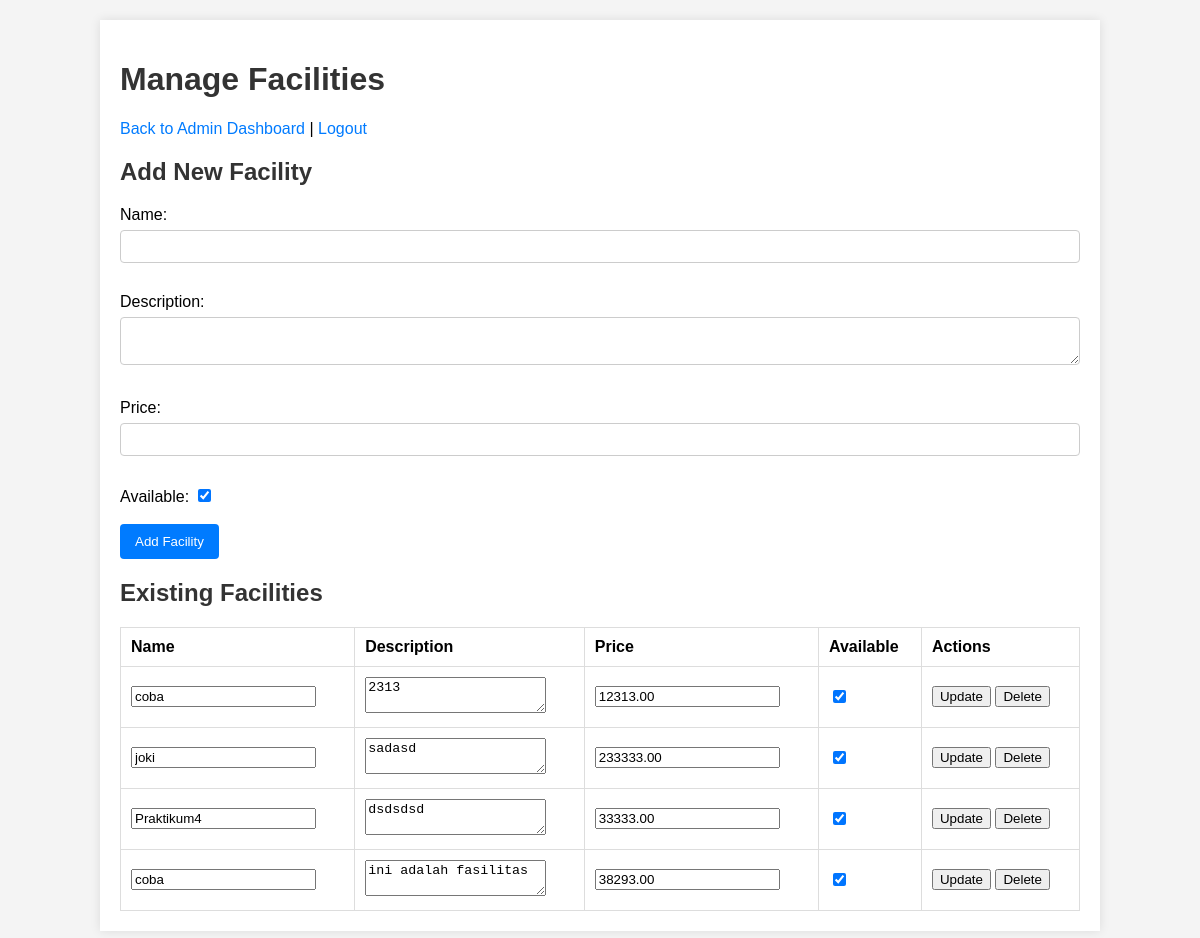
The page /facilities.php (signed in) on the database as committed earlier.
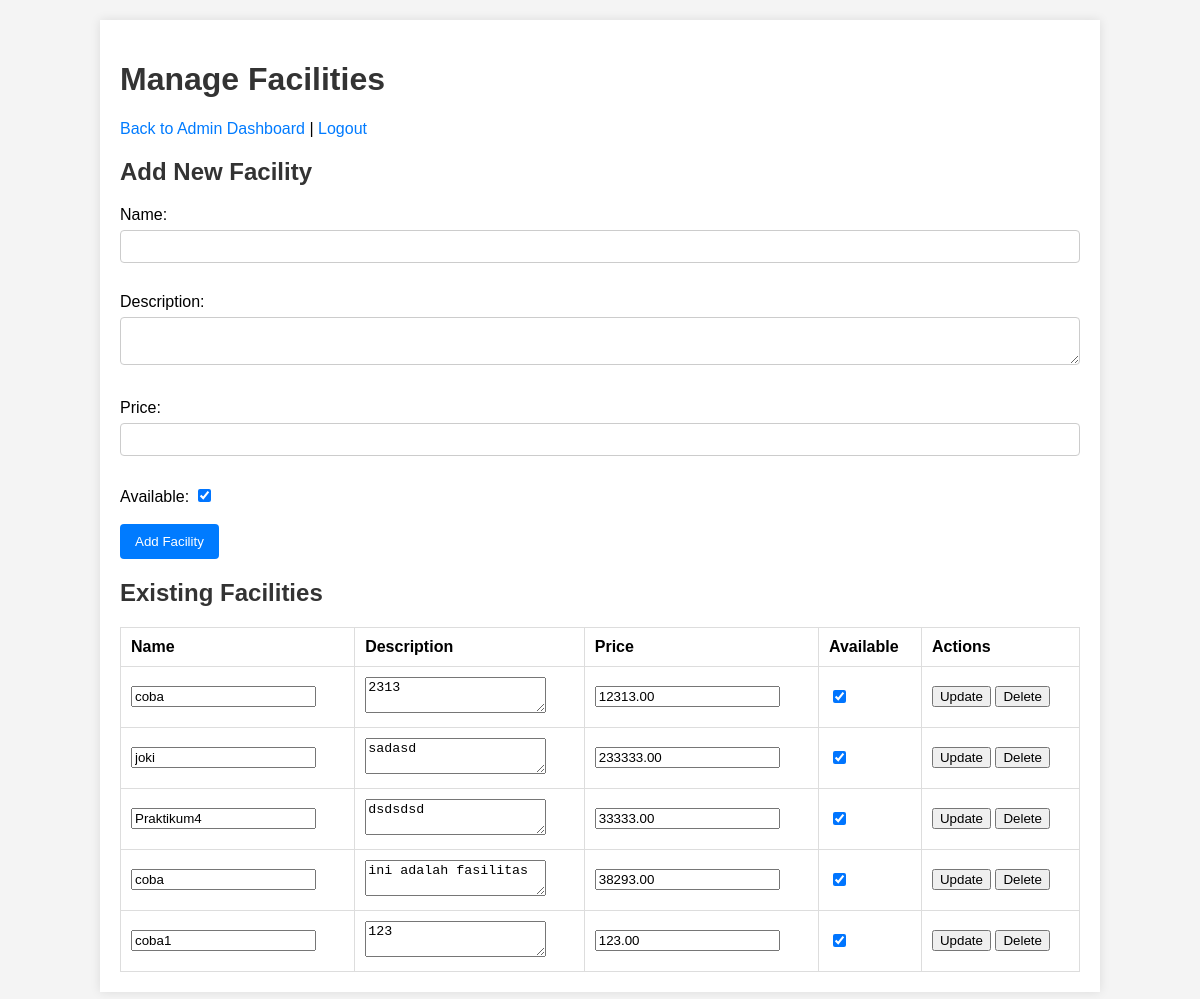
The same page on the database as committed later.
### tables this page shows
CREATE TABLE `facilities` (
  `id` int NOT NULL AUTO_INCREMENT,
  `name` varchar(100) NOT NULL,
  `description` text,
  `price` decimal(10,2) NOT NULL,
  `available` tinyint(1) DEFAULT '1',
  `created_at` timestamp NULL DEFAULT CURRENT_TIMESTAMP,
  PRIMARY KEY (`id`)
);

### facilities.php (the view, shortened to what this page needs)
<?php
require 'config/init.php';
$facilities = [];
$result = mysqli_query($conn, 'SELECT * FROM facilities');
if ($result) {
    while ($row = mysqli_fetch_assoc($result)) {
        $facilities[] = $row;
    }
}
?>
<!DOCTYPE html>
<html>
<head>
    <link rel="stylesheet" href="assets/style.css">
</head>
<body>
    <div class="container">
        <h1>Manage Facilities</h1>
        <p><a href="admin.php">Back to Admin Dashboard</a> | <a href="logout.php">Logout</a></p>
        <h2>Add New Facility</h2>
        <form method="post" action="facilities.php">
            <label>Name:</label><br>
            <input type="text" name="name" required><br><br>
            <label>Description:</label><br>
            <textarea name="description"></textarea><br><br>
            <label>Price:</label><br>
            <input type="number" step="0.01" name="price" required><br><br>
            <label>Available:</label>
            <input type="checkbox" name="available" checked><br><br>
            <button type="submit">Add Facility</button>
        </form>
        <h2>Existing Facilities</h2>
        <table border="1" cellpadding="5" cellspacing="0">
            <tr>
                <th>Name</th>
                <th>Description</th>
                <th>Price</th>
                <th>Available</th>
                <th>Actions</th>
            </tr>
            <?php foreach ($facilities as $facility): ?>
            <tr>
                <form method="post" action="facilities.php">
                    <td><input type="text" name="name" value="<?php echo htmlspecialchars($facility['name']); ?>"
                            required></td>
                    <td><textarea
                            name="description"><?php echo htmlspecialchars($facility['description']); ?></textarea></td>
                    <td><input type="number" step="0.01" name="price" value="<?php echo $facility['price']; ?>"
                            required></td>
                    <td><input type="checkbox" name="available" <?php echo $facility['available'] ? 'checked' : ''; ?>>
                    </td>
                    <td>
                        <button type="submit" name="action" value="edit">Update</button>
                        <button type="submit" name="action" value="delete"
                            onclick="return confirm('Are you sure?');">Delete</button>
                    </td>
                </form>
            </tr>
            <?php endforeach; ?>
        </table>
    </div>
</body>
</html>

Rows that differ between the two databases and show on the page:
added facilities: name "coba1", description "123", price "123.00", available "☑"
